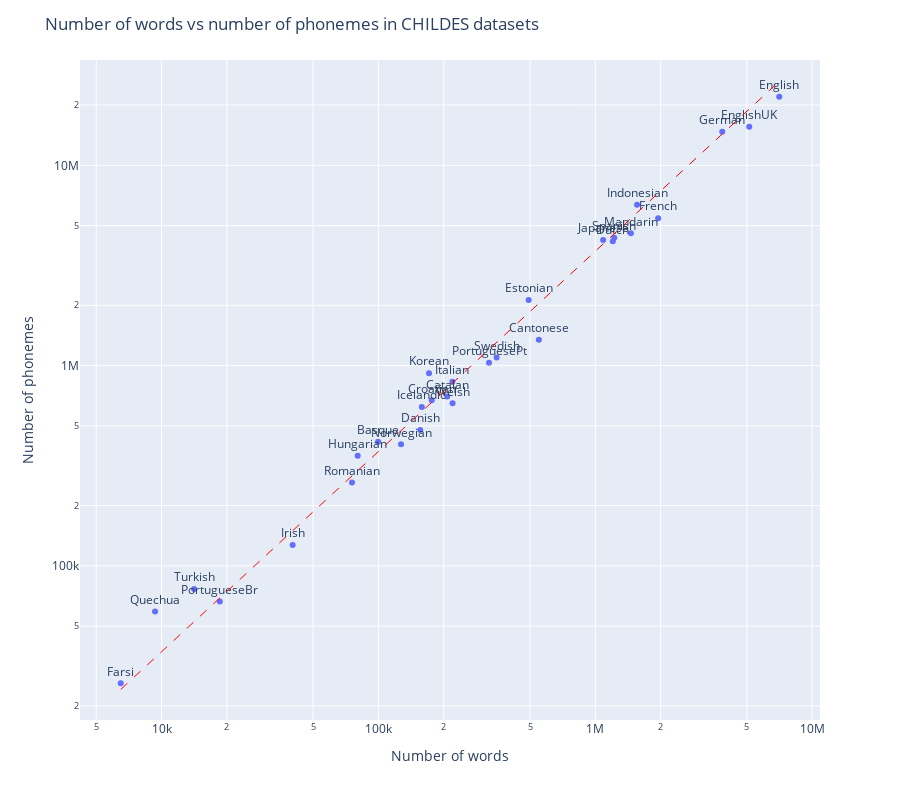

The notebook cell saved with this chart:
### Code cell
gradient = properties['n_phonemes'] / properties['n_words']
gradient = gradient.mean()
min_words = properties['n_words'].min()
max_words = properties['n_words'].max()

# Plot number of words against number of phonemes, with language name next to each point
fig = px.scatter(properties, x='n_words', y='n_phonemes', text=properties.index)
fig.update_traces(textposition='top center')
fig.update_layout(title='Number of words vs number of phonemes in CHILDES datasets',
                  xaxis_title='Number of words',
                  yaxis_title='Number of phonemes',
                  xaxis_type='log',
                  yaxis_type='log',
                  height=800)
fig.add_shape(type='line',
                x0=min_words,
                y0=min_words * gradient,
                x1=max_words,
                y1=max_words * gradient,
                line=dict(color='red', dash='dash', width=1))
fig.show()

### Figure 1 — Plotly figure (JSON) as saved in the notebook; plotly's stock layout.template omitted (floating-point values rounded to 4 significant figures)
{"data": [{"hovertemplate": "n_words=%{x}<br>n_phonemes=%{y}<br>language=%{text}<extra></extra>", "legendgroup": "", "marker": {"color": "#636efa", "symbol": "circle"}, "mode": "markers+text", "name": "", "orientation": "v", "showlegend": false, "text": ["PortugueseBr", "Quechua", "Farsi", "Turkish", "Irish", "Romanian", "Hungarian", "Norwegian", "Basque", "Danish", "Icelandic", "Croatian", "Welsh", "Catalan", "Italian", "Korean", "PortuguesePt", "Swedish", "Estonian", "Cantonese", "Spanish", "Dutch", "Mandarin", "Japanese", "French", "Indonesian", "German", "EnglishUK", "English"], "textposition": "top center", "type": "scatter", "x": [18550, 9336, 6485, 14125, 40221, 75540, 80236, 127150, 99639, 155789, 158522, 176099, 219715, 207517, 219361, 171073, 323420, 350777, 492859, 549138, 1222573, 1204006, 1459758, 1086271, 1949028, 1557794, 3846882, 5124437, 7047276], "xaxis": "x", "y": [66394, 59152, 25934, 76683, 127224, 261004, 354282, 404741, 416371, 476367, 621789, 670502, 647960, 700914, 829668, 915966, 1033976, 1097875, 2124474, 1346898, 4355112, 4176468, 4575506, 4241288, 5447197, 6357686, 14732507, 15600492, 22004387], "yaxis": "y"}], "layout": {"height": 800, "legend": {"tracegroupgap": 0}, "margin": {"t": 60}, "shapes": [{"line": {"color": "red", "dash": "dash", "width": 1}, "type": "line", "x0": 6485, "x1": 7047276, "y0": 24160.0, "y1": 26250000.0}], "title": {"text": "Number of words vs number of phonemes in CHILDES datasets"}, "xaxis": {"anchor": "y", "domain": [0, 1], "title": {"text": "Number of words"}, "type": "log"}, "yaxis": {"anchor": "x", "domain": [0, 1], "title": {"text": "Number of phonemes"}, "type": "log"}}}
